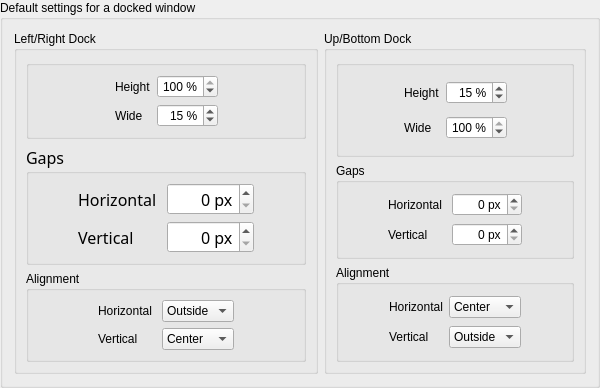
        <widget class="QGroupBox" name="groupBox_15">
         <property name="sizePolicy">
          <sizepolicy hsizetype="Minimum" vsizetype="Preferred">
           <horstretch>0</horstretch>
           <verstretch>0</verstretch>
          </sizepolicy>
         </property>
         <property name="toolTip">
          <string>&lt;html&gt;&lt;head/&gt;&lt;body&gt;&lt;p&gt;hv - short name&lt;/p&gt;&lt;/body&gt;&lt;/html&gt;</string>
         </property>
         <property name="styleSheet">
          <string notr="true"/>
         </property>
         <property name="title">
          <string>Default settings for a docked window</string>
         </property>
         <property name="flat">
          <bool>true</bool>
         </property>
         <layout class="QGridLayout" name="gridLayout_15">
          <item row="0" column="2">
           <widget class="QGroupBox" name="groupBox_20">
            <property name="toolTip">
             <string>&lt;html&gt;&lt;head/&gt;&lt;body&gt;&lt;p&gt;hv - short name&lt;/p&gt;&lt;/body&gt;&lt;/html&gt;</string>
            </property>
            <property name="title">
             <string>Up/Bottom Dock</string>
            </property>
            <property name="flat">
             <bool>true</bool>
            </property>
            <layout class="QVBoxLayout" name="verticalLayout_13">
             <item>
              <widget class="QGroupBox" name="groupBox_24">
               <property name="toolTip">
                <string>&lt;html&gt;&lt;head/&gt;&lt;body&gt;&lt;p&gt;hv - short name&lt;/p&gt;&lt;/body&gt;&lt;/html&gt;</string>
               </property>
               <property name="title">
                <string/>
               </property>
               <property name="flat">
                <bool>false</bool>
               </property>
               <layout class="QGridLayout" name="gridLayout_22">
                <item row="0" column="3">
                 <spacer name="horizontalSpacer_6">
                  <property name="toolTip">
                   <string>&lt;html&gt;&lt;head/&gt;&lt;body&gt;&lt;p&gt;hv - short name&lt;/p&gt;&lt;/body&gt;&lt;/html&gt;</string>
                  </property>
                  <property name="orientation">
                   <enum>Qt::Orientation::Horizontal</enum>
                  </property>
                  <property name="sizeHint" stdset="0">
                   <size>
                    <width>40</width>
                    <height>20</height>
                   </size>
                  </property>
                 </spacer>
                </item>
                <item row="0" column="0">
                 <spacer name="horizontalSpacer_5">
                  <property name="toolTip">
                   <string>&lt;html&gt;&lt;head/&gt;&lt;body&gt;&lt;p&gt;hv - short name&lt;/p&gt;&lt;/body&gt;&lt;/html&gt;</string>
                  </property>
                  <property name="orientation">
                   <enum>Qt::Orientation::Horizontal</enum>
                  </property>
                  <property name="sizeHint" stdset="0">
                   <size>
                    <width>40</width>
                    <height>20</height>
                   </size>
                  </property>
                 </spacer>
                </item>
                <item row="0" column="2">
                 <widget class="mySpinBox" name="kcfg_dockHHeight">
                  <property name="toolTip">
                   <string>&lt;html&gt;&lt;head/&gt;&lt;body&gt;&lt;p&gt;&lt;span style=&quot; font-size:12pt;&quot;&gt;short name:&lt;/span&gt;&lt;span style=&quot; font-weight:700;&quot;&gt;hh&lt;/span&gt;&lt;/p&gt;&lt;/body&gt;&lt;/html&gt;</string>
                  </property>
                  <property name="alignment">
                   <set>Qt::AlignmentFlag::AlignRight|Qt::AlignmentFlag::AlignTrailing|Qt::AlignmentFlag::AlignVCenter</set>
                  </property>
                  <property name="suffix">
                   <string> %</string>
                  </property>
                  <property name="minimum">
                   <number>1</number>
                  </property>
                  <property name="maximum">
                   <number>50</number>
                  </property>
                  <property name="value">
                   <number>15</number>
                  </property>
                 </widget>
                </item>
                <item row="0" column="1">
                 <widget class="QLabel" name="label_19">
                  <property name="toolTip">
                   <string>&lt;html&gt;&lt;head/&gt;&lt;body&gt;&lt;p&gt;hv - short name&lt;/p&gt;&lt;/body&gt;&lt;/html&gt;</string>
                  </property>
                  <property name="text">
                   <string>Height</string>
                  </property>
                 </widget>
                </item>
                <item row="1" column="2">
                 <widget class="mySpinBox" name="kcfg_dockHWide">
                  <property name="toolTip">
                   <string>&lt;html&gt;&lt;head/&gt;&lt;body&gt;&lt;p&gt;&lt;span style=&quot; font-size:12pt;&quot;&gt;short name: &lt;/span&gt;&lt;span style=&quot; font-weight:700;&quot;&gt;hw&lt;/span&gt;&lt;/p&gt;&lt;/body&gt;&lt;/html&gt;</string>
                  </property>
                  <property name="alignment">
                   <set>Qt::AlignmentFlag::AlignRight|Qt::AlignmentFlag::AlignTrailing|Qt::AlignmentFlag::AlignVCenter</set>
                  </property>
                  <property name="suffix">
                   <string> %</string>
                  </property>
                  <property name="minimum">
                   <number>1</number>
                  </property>
                  <property name="maximum">
                   <number>100</number>
                  </property>
                  <property name="value">
                   <number>100</number>
                  </property>
                 </widget>
                </item>
                <item row="1" column="1">
                 <widget class="QLabel" name="label_22">
                  <property name="toolTip">
                   <string>&lt;html&gt;&lt;head/&gt;&lt;body&gt;&lt;p&gt;vw - short name&lt;/p&gt;&lt;/body&gt;&lt;/html&gt;</string>
                  </property>
                  <property name="text">
                   <string>Wide</string>
                  </property>
                 </widget>
                </item>
               </layout>
              </widget>
             </item>
             <item>
              <widget class="QGroupBox" name="groupBox_22">
               <property name="toolTip">
                <string>&lt;html&gt;&lt;head/&gt;&lt;body&gt;&lt;p&gt;hv - short name&lt;/p&gt;&lt;/body&gt;&lt;/html&gt;</string>
               </property>
               <property name="title">
                <string>Gaps</string>
               </property>
               <property name="flat">
                <bool>false</bool>
               </property>
               <layout class="QGridLayout" name="gridLayout_20">
                <item row="1" column="1">
                 <widget class="QLabel" name="label_24">
                  <property name="toolTip">
                   <string>&lt;html&gt;&lt;head/&gt;&lt;body&gt;&lt;p&gt;hv - short name&lt;/p&gt;&lt;/body&gt;&lt;/html&gt;</string>
                  </property>
                  <property name="text">
                   <string>Horizontal </string>
                  </property>
                 </widget>
                </item>
                <item row="2" column="2">
                 <widget class="mySpinBox" name="kcfg_dockHEdgeGap">
                  <property name="toolTip">
                   <string>&lt;html&gt;&lt;head/&gt;&lt;body&gt;&lt;p&gt;&lt;span style=&quot; font-size:12pt;&quot;&gt;short name: &lt;/span&gt;&lt;span style=&quot; font-weight:700;&quot;&gt;hgv&lt;/span&gt;&lt;/p&gt;&lt;/body&gt;&lt;/html&gt;</string>
                  </property>
                  <property name="alignment">
                   <set>Qt::AlignmentFlag::AlignRight|Qt::AlignmentFlag::AlignTrailing|Qt::AlignmentFlag::AlignVCenter</set>
                  </property>
                  <property name="suffix">
                   <string> px</string>
                  </property>
                  <property name="minimum">
                   <number>0</number>
                  </property>
                  <property name="maximum">
                   <number>9999</number>
                  </property>
                  <property name="value">
                   <number>0</number>
                  </property>
                 </widget>
                </item>
                <item row="1" column="2">
                 <widget class="mySpinBox" name="kcfg_dockHGap">
                  <property name="toolTip">
                   <string>&lt;html&gt;&lt;head/&gt;&lt;body&gt;&lt;p&gt;&lt;span style=&quot; font-size:12pt;&quot;&gt;short name:&lt;/span&gt;&lt;span style=&quot; font-weight:700;&quot;&gt;hgh&lt;/span&gt;&lt;/p&gt;&lt;/body&gt;&lt;/html&gt;</string>
                  </property>
                  <property name="alignment">
                   <set>Qt::AlignmentFlag::AlignRight|Qt::AlignmentFlag::AlignTrailing|Qt::AlignmentFlag::AlignVCenter</set>
                  </property>
                  <property name="suffix">
                   <string> px</string>
                  </property>
                  <property name="minimum">
                   <number>0</number>
                  </property>
                  <property name="maximum">
                   <number>9999</number>
                  </property>
                  <property name="value">
                   <number>0</number>
                  </property>
                 </widget>
                </item>
                <item row="1" column="0">
                 <spacer name="horizontalSpacer_14">
                  <property name="toolTip">
                   <string>&lt;html&gt;&lt;head/&gt;&lt;body&gt;&lt;p&gt;hv - short name&lt;/p&gt;&lt;/body&gt;&lt;/html&gt;</string>
                  </property>
                  <property name="orientation">
                   <enum>Qt::Orientation::Horizontal</enum>
                  </property>
                  <property name="sizeHint" stdset="0">
                   <size>
                    <width>40</width>
                    <height>20</height>
                   </size>
                  </property>
                 </spacer>
                </item>
                <item row="1" column="3">
                 <spacer name="horizontalSpacer_15">
                  <property name="toolTip">
                   <string>&lt;html&gt;&lt;head/&gt;&lt;body&gt;&lt;p&gt;hv - short name&lt;/p&gt;&lt;/body&gt;&lt;/html&gt;</string>
                  </property>
                  <property name="orientation">
                   <enum>Qt::Orientation::Horizontal</enum>
                  </property>
                  <property name="sizeHint" stdset="0">
                   <size>
                    <width>40</width>
                    <height>20</height>
                   </size>
                  </property>
                 </spacer>
                </item>
                <item row="2" column="1">
                 <widget class="QLabel" name="label_34">
                  <property name="toolTip">
                   <string>&lt;html&gt;&lt;head/&gt;&lt;body&gt;&lt;p&gt;hv - short name&lt;/p&gt;&lt;/body&gt;&lt;/html&gt;</string>
                  </property>
                  <property name="text">
                   <string>Vertical</string>
                  </property>
                 </widget>
                </item>
               </layout>
              </widget>
             </item>
             <item>
              <widget class="QGroupBox" name="groupBox_18">
               <property name="toolTip">
                <string>&lt;html&gt;&lt;head/&gt;&lt;body&gt;&lt;p&gt;hv - short name&lt;/p&gt;&lt;/body&gt;&lt;/html&gt;</string>
               </property>
               <property name="title">
                <string>Alignment</string>
               </property>
               <property name="flat">
                <bool>false</bool>
               </property>
               <layout class="QGridLayout" name="gridLayout_18">
                <item row="0" column="0">
                 <spacer name="horizontalSpacer_10">
                  <property name="toolTip">
                   <string>&lt;html&gt;&lt;head/&gt;&lt;body&gt;&lt;p&gt;hv - short name&lt;/p&gt;&lt;/body&gt;&lt;/html&gt;</string>
                  </property>
                  <property name="orientation">
                   <enum>Qt::Orientation::Horizontal</enum>
                  </property>
                  <property name="sizeHint" stdset="0">
                   <size>
                    <width>40</width>
                    <height>20</height>
                   </size>
                  </property>
                 </spacer>
                </item>
                <item row="0" column="1">
                 <widget class="QLabel" name="label_26">
                  <property name="toolTip">
                   <string>&lt;html&gt;&lt;head/&gt;&lt;body&gt;&lt;p&gt;hv - short name&lt;/p&gt;&lt;/body&gt;&lt;/html&gt;</string>
                  </property>
                  <property name="text">
                   <string>Horizontal</string>
                  </property>
                 </widget>
                </item>
                <item row="1" column="2">
                 <widget class="QComboBox" name="kcfg_dockHEdgeAlignment">
                  <property name="toolTip">
                   <string>&lt;html&gt;&lt;head/&gt;&lt;body&gt;&lt;p&gt;&lt;span style=&quot; font-size:12pt;&quot;&gt;short name: &lt;/span&gt;&lt;span style=&quot; font-weight:700;&quot;&gt;he&lt;/span&gt;&lt;/p&gt;&lt;/body&gt;&lt;/html&gt;</string>
                  </property>
                  <item>
                   <property name="text">
                    <string>Outside</string>
                   </property>
                  </item>
                  <item>
                   <property name="text">
                    <string>Middle</string>
                   </property>
                  </item>
                  <item>
                   <property name="text">
                    <string>Inside</string>
                   </property>
                  </item>
                 </widget>
                </item>
                <item row="1" column="1">
                 <widget class="QLabel" name="label_31">
                  <property name="toolTip">
                   <string>&lt;html&gt;&lt;head/&gt;&lt;body&gt;&lt;p&gt;hv - short name&lt;/p&gt;&lt;/body&gt;&lt;/html&gt;</string>
                  </property>
                  <property name="text">
                   <string>Vertical</string>
                  </property>
                 </widget>
                </item>
                <item row="0" column="2">
                 <widget class="QComboBox" name="kcfg_dockHAlignment">
                  <property name="toolTip">
                   <string>&lt;html&gt;&lt;head/&gt;&lt;body&gt;&lt;p&gt;&lt;span style=&quot; font-size:12pt;&quot;&gt;short name:&lt;/span&gt;&lt;span style=&quot; font-weight:700;&quot;&gt;ha&lt;/span&gt;&lt;/p&gt;&lt;/body&gt;&lt;/html&gt;</string>
                  </property>
                  <item>
                   <property name="text">
                    <string>Center</string>
                   </property>
                  </item>
                  <item>
                   <property name="text">
                    <string>Left</string>
                   </property>
                  </item>
                  <item>
                   <property name="text">
                    <string>Right</string>
                   </property>
                  </item>
                 </widget>
                </item>
                <item row="0" column="3">
                 <spacer name="horizontalSpacer_11">
                  <property name="toolTip">
                   <string>&lt;html&gt;&lt;head/&gt;&lt;body&gt;&lt;p&gt;hv - short name&lt;/p&gt;&lt;/body&gt;&lt;/html&gt;</string>
                  </property>
                  <property name="orientation">
                   <enum>Qt::Orientation::Horizontal</enum>
                  </property>
                  <property name="sizeHint" stdset="0">
                   <size>
                    <width>40</width>
                    <height>20</height>
                   </size>
                  </property>
                 </spacer>
                </item>
               </layout>
              </widget>
             </item>
            </layout>
           </widget>
          </item>
          <item row="0" column="0">
           <widget class="QGroupBox" name="groupBox_19">
            <property name="toolTip">
             <string>&lt;html&gt;&lt;head/&gt;&lt;body&gt;&lt;p&gt;hv - short name&lt;/p&gt;&lt;/body&gt;&lt;/html&gt;</string>
            </property>
            <property name="title">
             <string>Left/Right Dock</string>
            </property>
            <property name="flat">
             <bool>true</bool>
            </property>
            <layout class="QVBoxLayout" name="verticalLayout_12">
             <item>
              <widget class="QGroupBox" name="groupBox_23">
               <property name="toolTip">
                <string>&lt;html&gt;&lt;head/&gt;&lt;body&gt;&lt;p&gt;hv - short name&lt;/p&gt;&lt;/body&gt;&lt;/html&gt;</string>
               </property>
               <property name="title">
                <string/>
               </property>
               <property name="flat">
                <bool>false</bool>
               </property>
               <layout class="QGridLayout" name="gridLayout_21">
                <item row="0" column="1">
                 <widget class="QLabel" name="label_20">
                  <property name="toolTip">
                   <string>&lt;html&gt;&lt;head/&gt;&lt;body&gt;&lt;p&gt;hv - short name&lt;/p&gt;&lt;/body&gt;&lt;/html&gt;</string>
                  </property>
                  <property name="text">
                   <string>Height</string>
                  </property>
                 </widget>
                </item>
                <item row="0" column="0">
                 <spacer name="horizontalSpacer_7">
                  <property name="toolTip">
                   <string>&lt;html&gt;&lt;head/&gt;&lt;body&gt;&lt;p&gt;hv - short name&lt;/p&gt;&lt;/body&gt;&lt;/html&gt;</string>
                  </property>
                  <property name="orientation">
                   <enum>Qt::Orientation::Horizontal</enum>
                  </property>
                  <property name="sizeHint" stdset="0">
                   <size>
                    <width>40</width>
                    <height>20</height>
                   </size>
                  </property>
                 </spacer>
                </item>
                <item row="0" column="2">
                 <widget class="mySpinBox" name="kcfg_dockVHeight">
                  <property name="toolTip">
                   <string>&lt;html&gt;&lt;head/&gt;&lt;body&gt;&lt;p&gt;&lt;span style=&quot; font-size:12pt;&quot;&gt;short name: &lt;/span&gt;&lt;span style=&quot; font-weight:700;&quot;&gt;vh&lt;/span&gt;&lt;/p&gt;&lt;/body&gt;&lt;/html&gt;</string>
                  </property>
                  <property name="alignment">
                   <set>Qt::AlignmentFlag::AlignRight|Qt::AlignmentFlag::AlignTrailing|Qt::AlignmentFlag::AlignVCenter</set>
                  </property>
                  <property name="suffix">
                   <string> %</string>
                  </property>
                  <property name="minimum">
                   <number>1</number>
                  </property>
                  <property name="maximum">
                   <number>100</number>
                  </property>
                  <property name="value">
                   <number>100</number>
                  </property>
                 </widget>
                </item>
                <item row="0" column="3">
                 <spacer name="horizontalSpacer_4">
                  <property name="toolTip">
                   <string>Horizontal Spacer 'horizontalSpacer_4', 40 x 20</string>
                  </property>
                  <property name="orientation">
                   <enum>Qt::Orientation::Horizontal</enum>
                  </property>
                  <property name="sizeHint" stdset="0">
                   <size>
                    <width>40</width>
                    <height>20</height>
                   </size>
                  </property>
                 </spacer>
                </item>
                <item row="1" column="2">
                 <widget class="mySpinBox" name="kcfg_dockVWide">
                  <property name="toolTip">
                   <string>&lt;html&gt;&lt;head/&gt;&lt;body&gt;&lt;p&gt;&lt;span style=&quot; font-size:12pt;&quot;&gt;short name: &lt;/span&gt;&lt;span style=&quot; font-weight:700;&quot;&gt;vw&lt;/span&gt;&lt;/p&gt;&lt;/body&gt;&lt;/html&gt;</string>
                  </property>
                  <property name="alignment">
                   <set>Qt::AlignmentFlag::AlignRight|Qt::AlignmentFlag::AlignTrailing|Qt::AlignmentFlag::AlignVCenter</set>
                  </property>
                  <property name="suffix">
                   <string> %</string>
                  </property>
                  <property name="minimum">
                   <number>1</number>
                  </property>
                  <property name="maximum">
                   <number>50</number>
                  </property>
                  <property name="value">
                   <number>15</number>
                  </property>
                 </widget>
                </item>
                <item row="1" column="1">
                 <widget class="QLabel" name="label_21">
                  <property name="toolTip">
                   <string>&lt;html&gt;&lt;head/&gt;&lt;body&gt;&lt;p&gt;hv - short name&lt;/p&gt;&lt;/body&gt;&lt;/html&gt;</string>
                  </property>
                  <property name="text">
                   <string>Wide</string>
                  </property>
                 </widget>
                </item>
               </layout>
              </widget>
             </item>
             <item>
              <widget class="QGroupBox" name="groupBox_21">
               <property name="baseSize">
                <size>
                 <width>0</width>
                 <height>0</height>
                </size>
               </property>
               <property name="font">
                <font>
                 <family>Noto Sans</family>
                 <pointsize>12</pointsize>
                 <italic>false</italic>
                 <bold>false</bold>
                </font>
               </property>
               <property name="toolTip">
                <string>&lt;html&gt;&lt;head/&gt;&lt;body&gt;&lt;p&gt;hv - short name&lt;/p&gt;&lt;/body&gt;&lt;/html&gt;</string>
               </property>
               <property name="title">
                <string>Gaps</string>
               </property>
               <property name="flat">
                <bool>false</bool>
               </property>
               <layout class="QGridLayout" name="gridLayout_19">
                <item row="1" column="1">
                 <widget class="QLabel" name="label_33">
                  <property name="toolTip">
                   <string>&lt;html&gt;&lt;head/&gt;&lt;body&gt;&lt;p&gt;hv - short name&lt;/p&gt;&lt;/body&gt;&lt;/html&gt;</string>
                  </property>
                  <property name="text">
                   <string>Vertical</string>
                  </property>
                 </widget>
                </item>
                <item row="0" column="1">
                 <widget class="QLabel" name="label_23">
                  <property name="toolTip">
                   <string>&lt;html&gt;&lt;head/&gt;&lt;body&gt;&lt;p&gt;hv - short name&lt;/p&gt;&lt;/body&gt;&lt;/html&gt;</string>
                  </property>
                  <property name="text">
                   <string>Horizontal </string>
                  </property>
                 </widget>
                </item>
                <item row="0" column="3">
                 <spacer name="horizontalSpacer_13">
                  <property name="toolTip">
                   <string>&lt;html&gt;&lt;head/&gt;&lt;body&gt;&lt;p&gt;hv - short name&lt;/p&gt;&lt;/body&gt;&lt;/html&gt;</string>
                  </property>
                  <property name="orientation">
                   <enum>Qt::Orientation::Horizontal</enum>
                  </property>
                  <property name="sizeHint" stdset="0">
                   <size>
                    <width>40</width>
                    <height>20</height>
                   </size>
                  </property>
                 </spacer>
                </item>
                <item row="0" column="0">
                 <spacer name="horizontalSpacer_12">
                  <property name="toolTip">
                   <string>&lt;html&gt;&lt;head/&gt;&lt;body&gt;&lt;p&gt;hv - short name&lt;/p&gt;&lt;/body&gt;&lt;/html&gt;</string>
                  </property>
                  <property name="orientation">
                   <enum>Qt::Orientation::Horizontal</enum>
                  </property>
                  <property name="sizeHint" stdset="0">
                   <size>
                    <width>40</width>
                    <height>20</height>
                   </size>
                  </property>
                 </spacer>
                </item>
                <item row="0" column="2">
                 <widget class="mySpinBox" name="kcfg_dockVEdgeGap">
                  <property name="toolTip">
                   <string>&lt;html&gt;&lt;head/&gt;&lt;body&gt;&lt;p&gt;&lt;span style=&quot; font-size:12pt;&quot;&gt;short name:&lt;/span&gt;&lt;span style=&quot; font-weight:700;&quot;&gt;vgh&lt;/span&gt;&lt;/p&gt;&lt;/body&gt;&lt;/html&gt;</string>
                  </property>
                  <property name="alignment">
                   <set>Qt::AlignmentFlag::AlignRight|Qt::AlignmentFlag::AlignTrailing|Qt::AlignmentFlag::AlignVCenter</set>
                  </property>
                  <property name="suffix">
                   <string> px</string>
                  </property>
                  <property name="minimum">
                   <number>0</number>
                  </property>
                  <property name="maximum">
                   <number>9999</number>
                  </property>
                  <property name="value">
                   <number>0</number>
                  </property>
                 </widget>
                </item>
                <item row="1" column="2">
                 <widget class="mySpinBox" name="kcfg_dockVGap">
                  <property name="toolTip">
                   <string>&lt;html&gt;&lt;head/&gt;&lt;body&gt;&lt;p&gt;&lt;span style=&quot; font-size:12pt;&quot;&gt;short name:&lt;/span&gt;&lt;span style=&quot; font-weight:700;&quot;&gt;vgv&lt;/span&gt;&lt;/p&gt;&lt;/body&gt;&lt;/html&gt;</string>
                  </property>
                  <property name="alignment">
                   <set>Qt::AlignmentFlag::AlignRight|Qt::AlignmentFlag::AlignTrailing|Qt::AlignmentFlag::AlignVCenter</set>
                  </property>
                  <property name="suffix">
                   <string> px</string>
                  </property>
                  <property name="minimum">
                   <number>0</number>
                  </property>
                  <property name="maximum">
                   <number>9999</number>
                  </property>
                  <property name="value">
                   <number>0</number>
                  </property>
                 </widget>
                </item>
               </layout>
              </widget>
             </item>
             <item>
              <widget class="QGroupBox" name="groupBox_17">
               <property name="toolTip">
                <string>&lt;html&gt;&lt;head/&gt;&lt;body&gt;&lt;p&gt;hv - short name&lt;/p&gt;&lt;/body&gt;&lt;/html&gt;</string>
               </property>
               <property name="title">
                <string>Alignment</string>
               </property>
               <property name="flat">
                <bool>false</bool>
               </property>
               <layout class="QGridLayout" name="gridLayout_17">
                <item row="0" column="3">
                 <spacer name="horizontalSpacer_9">
                  <property name="toolTip">
                   <string>&lt;html&gt;&lt;head/&gt;&lt;body&gt;&lt;p&gt;hv - short name&lt;/p&gt;&lt;/body&gt;&lt;/html&gt;</string>
                  </property>
                  <property name="orientation">
                   <enum>Qt::Orientation::Horizontal</enum>
                  </property>
                  <property name="sizeHint" stdset="0">
                   <size>
                    <width>40</width>
                    <height>20</height>
                   </size>
                  </property>
                 </spacer>
                </item>
                <item row="0" column="0">
                 <spacer name="horizontalSpacer_8">
                  <property name="toolTip">
                   <string>&lt;html&gt;&lt;head/&gt;&lt;body&gt;&lt;p&gt;hv - short name&lt;/p&gt;&lt;/body&gt;&lt;/html&gt;</string>
                  </property>
                  <property name="orientation">
                   <enum>Qt::Orientation::Horizontal</enum>
                  </property>
                  <property name="sizeHint" stdset="0">
                   <size>
                    <width>40</width>
                    <height>20</height>
                   </size>
                  </property>
                 </spacer>
                </item>
                <item row="2" column="2">
                 <widget class="QComboBox" name="kcfg_dockVAlignment">
                  <property name="toolTip">
                   <string>&lt;html&gt;&lt;head/&gt;&lt;body&gt;&lt;p&gt;&lt;span style=&quot; font-size:12pt;&quot;&gt;short name: &lt;/span&gt;&lt;span style=&quot; font-weight:700;&quot;&gt;va&lt;/span&gt;&lt;/p&gt;&lt;/body&gt;&lt;/html&gt;</string>
                  </property>
                  <item>
                   <property name="text">
                    <string>Center</string>
                   </property>
                  </item>
                  <item>
                   <property name="text">
                    <string>Top</string>
                   </property>
                  </item>
                  <item>
                   <property name="text">
                    <string>Bottom</string>
                   </property>
                  </item>
                 </widget>
                </item>
                <item row="0" column="2">
                 <widget class="QComboBox" name="kcfg_dockVEdgeAlignment">
                  <property name="toolTip">
                   <string>&lt;html&gt;&lt;head/&gt;&lt;body&gt;&lt;p&gt;&lt;span style=&quot; font-size:12pt;&quot;&gt;short name: &lt;/span&gt;&lt;span style=&quot; font-weight:700;&quot;&gt;ve&lt;/span&gt;&lt;/p&gt;&lt;/body&gt;&lt;/html&gt;</string>
                  </property>
                  <item>
                   <property name="text">
                    <string>Outside</string>
                   </property>
                  </item>
                  <item>
                   <property name="text">
                    <string>Middle</string>
                   </property>
                  </item>
                  <item>
                   <property name="text">
                    <string>Inside</string>
                   </property>
                  </item>
                 </widget>
                </item>
                <item row="2" column="1">
                 <widget class="QLabel" name="label_25">
                  <property name="toolTip">
                   <string>&lt;html&gt;&lt;head/&gt;&lt;body&gt;&lt;p&gt;hv - short name&lt;/p&gt;&lt;/body&gt;&lt;/html&gt;</string>
                  </property>
                  <property name="text">
                   <string>Vertical</string>
                  </property>
                 </widget>
                </item>
                <item row="0" column="1">
                 <widget class="QLabel" name="label_32">
                  <property name="toolTip">
                   <string>&lt;html&gt;&lt;head/&gt;&lt;body&gt;&lt;p&gt;hv - short name&lt;/p&gt;&lt;/body&gt;&lt;/html&gt;</string>
                  </property>
                  <property name="text">
                   <string>Horizontal </string>
                  </property>
                 </widget>
                </item>
               </layout>
              </widget>
             </item>
            </layout>
           </widget>
          </item>
         </layout>
        </widget>
